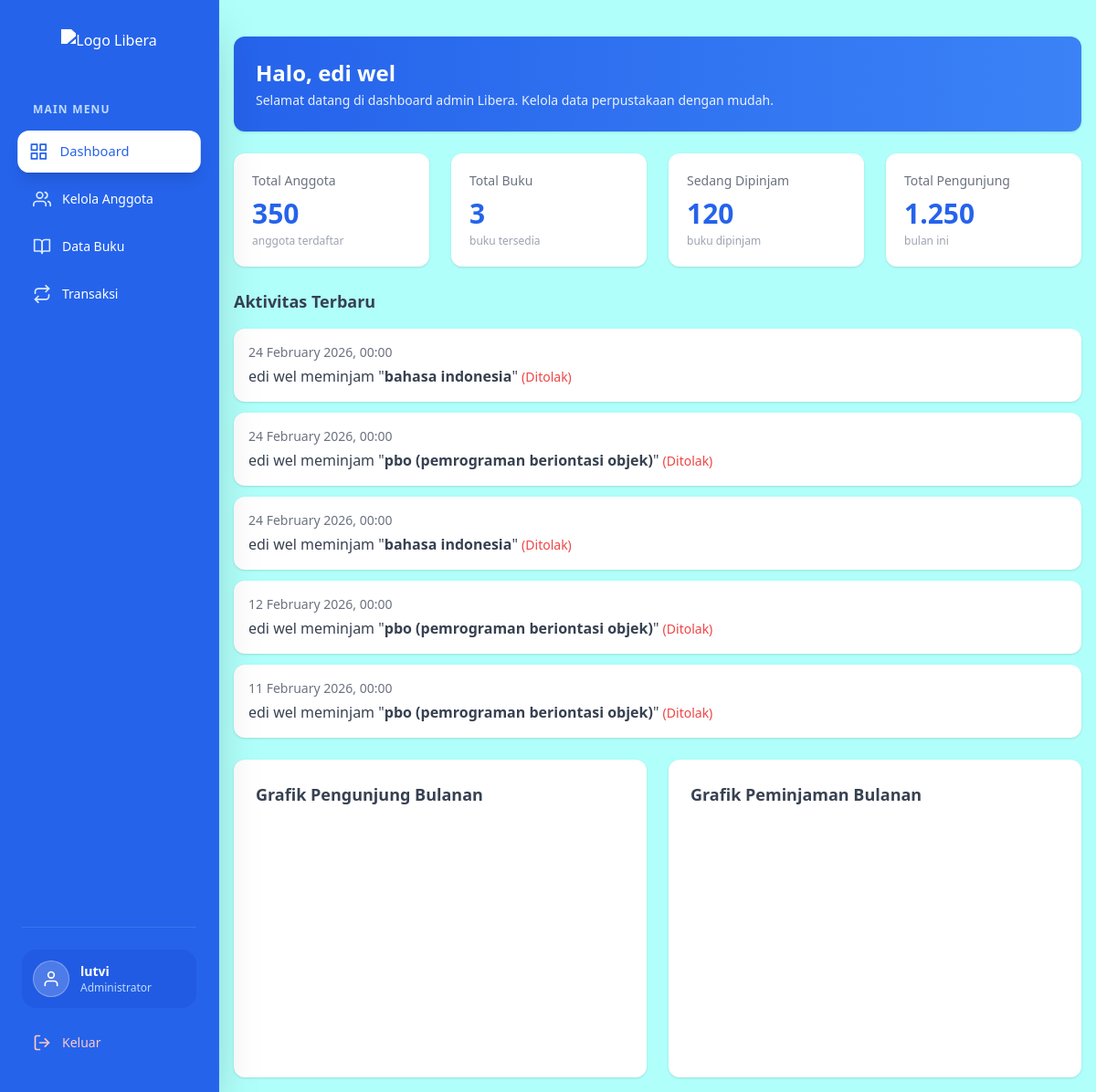
Screenshot of /Libera/admin/dashboard.php (signed in) with the database file from the repository.
### tables this page shows
CREATE TABLE `users` (
  `id` int(11) NOT NULL,
  `nama` varchar(100) NOT NULL,
  `username` varchar(100) NOT NULL,
  `password` varchar(100) NOT NULL,
  `level` enum('admin','siswa') NOT NULL,
  `status` enum('aktif','non_aktif') NOT NULL
);

CREATE TABLE `transaksi` (
  `id_transaksi` int(11) NOT NULL,
  `id_anggota` int(11) NOT NULL,
  `nama` varchar(100) NOT NULL,
  `judul_buku` varchar(255) NOT NULL,
  `tanggal_pinjam` date NOT NULL,
  `tanggal_kembali` date NOT NULL,
  `status` enum('menunggu konfirmasi','disetujui','ditolak') NOT NULL,
  `id_buku` int(11) DEFAULT NULL
);

### Libera/admin/dashboard.php (the view, shortened to what this page needs)
<?php
include '../config/koneksi.php';
$query_total = mysqli_query($koneksi, "SELECT COUNT(*) as total FROM buku");
$data_total = mysqli_fetch_assoc($query_total);
$username = $_SESSION['username'];
$query = mysqli_query(
    $koneksi,
    "SELECT * FROM users WHERE username='$username'"
);
$user = mysqli_fetch_assoc($query);
$query_aktivitas = mysqli_query($koneksi, "
    SELECT p.*, u.nama, p.judul_buku
    FROM transaksi p
    JOIN users u ON p.nama = u.username
    JOIN buku b ON p.judul_buku = b.judul_buku
    ORDER BY p.tanggal_pinjam DESC
    LIMIT 5
");
?>
<!DOCTYPE html>
<html lang="en">
<head>
    <link href="https://cdnjs.cloudflare.com/ajax/libs/flowbite/2.2.1/flowbite.min.css" rel="stylesheet">
    <script src="https://cdn.tailwindcss.com"></script>
</head>
<body class="bg-[#B0FFFA] font-poppins">
    <?php include 'partials/sidebar.php'; ?>
    <main class="ml-60 p-4 min-h-screen">
        <section>
            <div class="mt-6 bg-gradient-to-r from-blue-600 to-blue-500 p-6 rounded-xl shadow text-white">
                <h2 class="text-2xl font-semibold mb-1">
                    Halo, <?php echo $user['nama']; ?>
                </h2>
                <p class="text-sm opacity-90">
                    Selamat datang di dashboard admin Libera. Kelola data perpustakaan dengan mudah.
                </p>
            </div>
        </section>
        <section class="grid grid-cols-1 sm:grid-cols-2 lg:grid-cols-4 gap-6 mt-6">
            <div class="bg-white p-5 rounded-xl shadow hover:shadow-lg transition">
                <p class="text-sm text-gray-500">Total Anggota</p>
                <h3 class="text-3xl font-bold text-blue-600 mt-2">350</h3>
                <p class="text-xs text-gray-400 mt-1">anggota terdaftar</p>
            </div>
            <div class="bg-white p-5 rounded-xl shadow hover:shadow-lg transition">
                <p class="text-sm text-gray-500">Total Buku</p>
                <h3 class="text-3xl font-bold text-blue-600 mt-2">
                    <?php echo $data_total['total']; ?>
                </h3>
                <p class="text-xs text-gray-400 mt-1">buku tersedia</p>
            </div>
            <div class="bg-white p-5 rounded-xl shadow hover:shadow-lg transition">
                <p class="text-sm text-gray-500">Sedang Dipinjam</p>
                <h3 class="text-3xl font-bold text-blue-600 mt-2">120</h3>
                <p class="text-xs text-gray-400 mt-1">buku dipinjam</p>
            </div>
            <div class="bg-white p-5 rounded-xl shadow hover:shadow-lg transition">
                <p class="text-sm text-gray-500">Total Pengunjung</p>
                <h3 class="text-3xl font-bold text-blue-600 mt-2">1.250</h3>
                <p class="text-xs text-gray-400 mt-1">bulan ini</p>
            </div>
        </section>
        <section>
            <div>
                <h2 class="text-lg font-semibold text-gray-700 mb-4 mt-6">
                    Aktivitas Terbaru
                </h2>
                <?php if (mysqli_num_rows($query_aktivitas) > 0): ?>
                        <?php while ($row = mysqli_fetch_assoc($query_aktivitas)): ?>
                            <a href="edit_transaksi.php?id_=<?php echo $row['id_transaksi']; ?>" class="block">
                                    <div class="bg-white rounded-xl shadow p-4 hover:shadow-lg transition mb-3">
                                        <p class="text-sm text-gray-500">
                                            <?php echo date('d F Y, H:i', strtotime($row['tanggal_pinjam'])); ?>
                                        </p>
                                        <p class="mt-1 text-gray-700">
                                            <?php echo $row['nama']; ?> meminjam
                                            "<strong><?php echo $row['judul_buku']; ?></strong>"
                                            <?php if ($row['status'] == 0): ?>
                                                    <span class="text-yellow-500 text-sm">(Menunggu Konfirmasi)</span>
                                            <?php elseif ($row['status'] == 1): ?>
                                                    <span class="text-green-600 text-sm">(Disetujui)</span>
                                            <?php else: ?>
                                                    <span class="text-red-500 text-sm">(Ditolak)</span>
                                            <?php endif; ?>
                                        </p>
                                    </div>
                                </a>
                        <?php endwhile; ?>
                <?php else: ?>
                        <p class="text-gray-500">Belum ada aktivitas peminjaman.</p>
                <?php endif; ?>
            </div>
        </section>
        <section class="grid grid-cols-1 lg:grid-cols-2 gap-6 mt-6">
            <div class="bg-white rounded-xl shadow p-6 hover:shadow-lg transition">
                <h2 class="text-lg font-semibold text-gray-700 mb-4">
                    Grafik Pengunjung Bulanan
                </h2>
                <div class="h-64 flex items-center justify-center text-gray-400 hover:shadow-lg transition">
                </div>
            </div>
            <div class="bg-white rounded-xl shadow p-6">
                <h2 class="text-lg font-semibold text-gray-700 mb-4">
                    Grafik Peminjaman Bulanan
                </h2>
                <div class="h-64 flex items-center justify-center text-gray-400">
                </div>
            </div>
        </section>
    </main>
</body>
</html>

### rows the page displays
users: nama "edi wel"
transaksi: tanggal_pinjam "24 February 2026, 00:00", users.nama "edi wel", judul_buku "bahasa indonesia", status "(Ditolak)"
transaksi: tanggal_pinjam "24 February 2026, 00:00", users.nama "edi wel", judul_buku "pbo (pemrograman beriontasi objek)", status "(Ditolak)"
transaksi: tanggal_pinjam "24 February 2026, 00:00", users.nama "edi wel", judul_buku "bahasa indonesia", status "(Ditolak)"
transaksi: tanggal_pinjam "12 February 2026, 00:00", users.nama "edi wel", judul_buku "pbo (pemrograman beriontasi objek)", status "(Ditolak)"
transaksi: tanggal_pinjam "11 February 2026, 00:00", users.nama "edi wel", judul_buku "pbo (pemrograman beriontasi objek)", status "(Ditolak)"

### other values shown
$_SESSION['username'] "lutvi"
$data_total['total'] "3"
